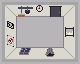

This is a level from a 2D game, rendered from its Tiled map with the project's own tilesets. A one-line summary and the complete map file follow:
An orthogonal 5x4 tile map with 16x16 px tiles, 1 tile layer (Kachelebene 1) and 7 objects (1, 2, buero_door).

<map version="1.8" tiledversion="1.8.2" orientation="orthogonal" renderorder="right-down" width="5" height="4" tilewidth="16" tileheight="16" infinite="0" nextlayerid="6" nextobjectid="11">
 <tileset firstgid="1" source="tileset.tsx" />
 <layer id="1" name="Kachelebene 1" width="5" height="4">
  <data encoding="csv">
67,68,69,70,71,
89,90,91,92,93,
111,112,113,114,115,
133,134,135,136,137
</data>
 </layer>
 <objectgroup id="3" name="border">
  <object id="1" x="16.8182" y="0" width="63.3011" height="8" />
  <object id="2" x="0.272727" y="0.454545" width="16.1818" height="62.4545" />
  <object id="3" x="16.909" y="47.3636" width="46.8182" height="16.1818" />
  <object id="4" x="64" y="8.27273" width="16" height="55.4545" />
 </objectgroup>
 <objectgroup id="4" name="spawn">
  <object id="7" name="1" x="16.7585" y="31.9091" width="15.2102" height="15.2727" />
  <object id="8" name="2" x="48.1222" y="16.1818" width="15.2102" height="15.2727" />
 </objectgroup>
 <objectgroup id="5" name="event">
  <object id="10" name="buero_door" x="48.6449" y="8.48865" width="15.2102" height="8.0227" />
 </objectgroup>
</map>
